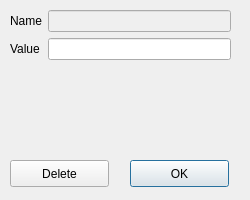
<?xml version="1.0" encoding="UTF-8"?>
<ui version="4.0">
 <class>EditVariables</class>
 <widget class="QDialog" name="EditVariables">
  <property name="geometry">
   <rect>
    <x>0</x>
    <y>0</y>
    <width>250</width>
    <height>200</height>
   </rect>
  </property>
  <property name="minimumSize">
   <size>
    <width>250</width>
    <height>200</height>
   </size>
  </property>
  <property name="maximumSize">
   <size>
    <width>250</width>
    <height>200</height>
   </size>
  </property>
  <property name="windowTitle">
   <string>Edit</string>
  </property>
  <widget class="QWidget" name="formLayoutWidget">
   <property name="geometry">
    <rect>
     <x>10</x>
     <y>10</y>
     <width>221</width>
     <height>141</height>
    </rect>
   </property>
   <layout class="QFormLayout" name="formLayout">
    <item row="0" column="0">
     <widget class="QLabel" name="Name">
      <property name="text">
       <string>Name</string>
      </property>
     </widget>
    </item>
    <item row="0" column="1">
     <widget class="QLineEdit" name="lName">
      <property name="enabled">
       <bool>false</bool>
      </property>
     </widget>
    </item>
    <item row="1" column="0">
     <widget class="QLabel" name="Value">
      <property name="text">
       <string>Value</string>
      </property>
     </widget>
    </item>
    <item row="1" column="1">
     <widget class="QLineEdit" name="lValue"/>
    </item>
   </layout>
  </widget>
  <widget class="QPushButton" name="bOK">
   <property name="geometry">
    <rect>
     <x>130</x>
     <y>160</y>
     <width>99</width>
     <height>27</height>
    </rect>
   </property>
   <property name="text">
    <string>OK</string>
   </property>
  </widget>
  <widget class="QPushButton" name="bDelete">
   <property name="geometry">
    <rect>
     <x>10</x>
     <y>160</y>
     <width>99</width>
     <height>27</height>
    </rect>
   </property>
   <property name="text">
    <string>Delete</string>
   </property>
  </widget>
 </widget>
 <resources/>
 <connections/>
</ui>
